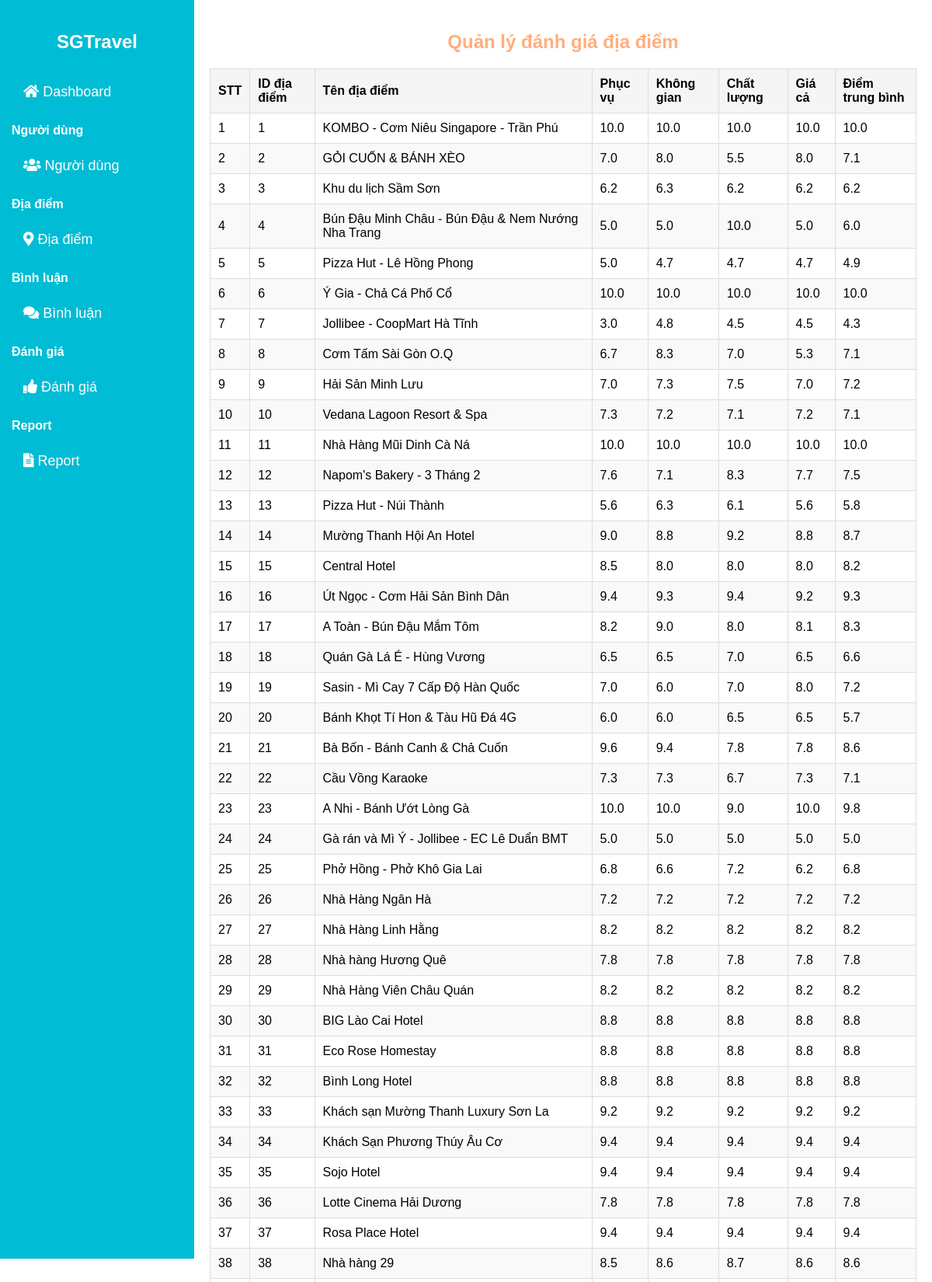
/admin/Danhgia.php (upper part), run on the app's committed database.
### tables this page shows
CREATE TABLE danh_gia (
    id INT AUTO_INCREMENT PRIMARY KEY,  
    id_dia_diem int NOT NULL, 
    phuc_vu DECIMAL(3,1) NOT NULL, 
    khong_gian DECIMAL(3,1) NOT NULL, 
    chat_luong DECIMAL(3,1) NOT NULL, 
    gia_ca DECIMAL(3,1) NOT NULL, 
    diem_trung_binh DECIMAL(3,1) DEFAULT 0, 
    FOREIGN KEY (id_dia_diem) REFERENCES dia_diem(id)
);

CREATE TABLE dia_diem (
    id INT AUTO_INCREMENT PRIMARY KEY,        
    ten_dia_diem VARCHAR(255),                
    dia_chi VARCHAR(255),                     
    so_dien_thoai VARCHAR(20),                
    mo_ta TEXT,                                
    gio_mo_cua TIME,                          
    gio_dong_cua TIME,                        
    loai_hinh VARCHAR(30) NOT NULL,           
    diem_trung_binh DECIMAL(4,2),             
    gia_ca_giao_dong VARCHAR(100),             
    hinh_anh1 TEXT DEFAULT NULL ,
    hinh_anh2 TEXT DEFAULT NULL ,
    hinh_anh3 TEXT DEFAULT NULL,
    so_luot_danh_gia INT DEFAULT 0,           
    link_dia_diem VARCHAR(500)                
);

### admin/Danhgia.php (the view, shortened to what this page needs)
<?php
$servername = "localhost";
$username = "root";
$password = "";
$dbname = "sgtravel";
$port = '3306';
$conn = new mysqli($servername, $username, $password, $dbname, $port);
$sql = "SELECT dg.id_dia_diem, dd.ten_dia_diem, dg.phuc_vu, dg.khong_gian, dg.chat_luong, dg.gia_ca, dg.diem_trung_binh
        FROM danh_gia dg
        JOIN dia_diem dd ON dg.id_dia_diem = dd.id";
$result = $conn->query($sql);
?>
<!DOCTYPE html>
<html lang="en">
<head>
  <link href="https://cdnjs.cloudflare.com/ajax/libs/font-awesome/5.15.3/css/all.min.css" rel="stylesheet">
  <link rel="stylesheet" href="../style/admin/Danhgia.css" />
  <link rel="stylesheet" href="../style/admin/sidebardash.css" />
</head>
<body>
  <div class="sidebar">
    <h2>SGTravel</h2>
    <div class="menu-section">
      <a href="../admin/Dashboard.php"><i class="fas fa-home"></i> Dashboard</a>
    </div>
    <div class="menu-section">
      <h3>Người dùng</h3>
      <a href="../admin/User.php"><i class="fas fa-users"></i> Người dùng</a>
    </div>
    <div class="menu-section">
      <h3>Địa điểm</h3>
      <a href="../admin/Diadiem.php"><i class="fas fa-map-marker-alt"></i> Địa điểm</a>
    </div>
    <div class="menu-section">
      <h3>Bình luận</h3>
      <a href="../admin/comment.php"><i class="fas fa-comments"></i> Bình luận</a>
    </div>
    <div class="menu-section">
      <h3>Đánh giá</h3>
      <a href="../admin/Danhgia.php"><i class="fas fa-thumbs-up"></i> Đánh giá</a>
    </div>
    <div class="menu-section">
      <h3>Report</h3>
      <a href="../admin/Report.php"><i class="fas fa-file-alt"></i> Report</a>
    </div>
  </div>
  <div class="container">
    <h2>Quản lý đánh giá địa điểm</h2>
    <table>
      <thead>
        <tr>
          <th>STT</th>
          <th>ID địa điểm</th>
          <th>Tên địa điểm</th>
          <th>Phục vụ</th>
          <th>Không gian</th>
          <th>Chất lượng</th>
          <th>Giá cả</th>
          <th>Điểm trung bình</th>
        </tr>
      </thead>
      <tbody>
        <?php
        if ($result->num_rows > 0) {
          $stt = 1;
          while ($row = $result->fetch_assoc()) {
            echo "<tr>
                                <td>{$stt}</td>
                                <td>{$row['id_dia_diem']}</td>
                                <td>{$row['ten_dia_diem']}</td>
                                <td>{$row['phuc_vu']}</td>
                                <td>{$row['khong_gian']}</td>
                                <td>{$row['chat_luong']}</td>
                                <td>{$row['gia_ca']}</td>
                                <td>{$row['diem_trung_binh']}</td>
                              </tr>";
            $stt++;
          }
        } else {
          echo "<tr><td colspan='8'>Không có dữ liệu</td></tr>";
        }
        ?>
      </tbody>
    </table>
  </div>
</body>
</html>

### style/admin/Danhgia.css (style rules this page uses)
body { margin: 0; font-family: Arial, sans-serif; }
.sidebar { width: 250px; background-color: #00bcd4; height: 100vh; position: fixed; padding-top: 20px; color: white; left: 0; top: 0; }
.container { max-width: calc(100% - 250px); margin-left: 250px; padding: 20px; box-sizing: border-box; }
.container h2 { text-align: center; margin-bottom: 20px; color: rgb(255, 174, 127); }
table { border-collapse: collapse; width: 100%; max-width: 1200px; margin: 0 auto; }
th, td { border: 1px solid #ddd; padding: 10px; text-align: left; }
th { background-color: #f5f5f5; font-weight: bold; }
tr:nth-child(even) { background-color: #f9f9f9; }

### style/admin/sidebardash.css (style rules this page uses)
body { margin: 0; font-family: Arial, sans-serif; }
.sidebar { width: 250px; background-color: #00bcd4; height: 200vh; position: fixed; padding-top: 20px; color: white; }
.sidebar h2 { text-align: center; margin-bottom: 30px; }
.sidebar a { display: block; color: white; padding: 10px; text-decoration: none; font-size: 18px; }
.sidebar .menu-section { margin-bottom: 20px; }
.sidebar .menu-section h3 { margin-left: 15px; font-size: 16px; }
.sidebar .menu-section a { padding-left: 30px; }

### admin/Danhgia.php (style rules this page uses)
body { margin: 0; font-family: Arial, sans-serif; }
.sidebar { width: 250px; background-color: #00bcd4; height: 100vh; position: fixed; padding-top: 20px; color: white; left: 0; top: 0; }
.container { max-width: calc(100% - 250px); margin-left: 250px; padding: 20px; box-sizing: border-box; }
.container h2 { text-align: center; margin-bottom: 20px; color: rgb(255, 174, 127); }
table { border-collapse: collapse; width: 100%; max-width: 1200px; margin: 0 auto; }
th, td { border: 1px solid #ddd; padding: 10px; text-align: left; }
th { background-color: #f5f5f5; font-weight: bold; }
tr:nth-child(even) { background-color: #f9f9f9; }
.sidebar { width: 250px; background-color: #00bcd4; height: 200vh; position: fixed; padding-top: 20px; color: white; }
.sidebar h2 { text-align: center; margin-bottom: 30px; }
.sidebar a { display: block; color: white; padding: 10px; text-decoration: none; font-size: 18px; }
.sidebar .menu-section { margin-bottom: 20px; }
.sidebar .menu-section h3 { margin-left: 15px; font-size: 16px; }
.sidebar .menu-section a { padding-left: 30px; }

### data on the page
danh_gia: id_dia_diem "1", id_dia_diem.ten_dia_diem "KOMBO - Cơm Niêu Singapore - Trần Phú", phuc_vu "10.0", khong_gian "10.0", chat_luong "10.0", gia_ca "10.0", diem_trung_binh "10.0"
danh_gia: id_dia_diem "2", id_dia_diem.ten_dia_diem "GỎI CUỐN & BÁNH XÈO", phuc_vu "7.0", khong_gian "8.0", chat_luong "5.5", gia_ca "8.0", diem_trung_binh "7.1"
danh_gia: id_dia_diem "3", id_dia_diem.ten_dia_diem "Khu du lịch Sầm Sơn", phuc_vu "6.2", khong_gian "6.3", chat_luong "6.2", gia_ca "6.2", diem_trung_binh "6.2"
danh_gia: id_dia_diem "4", id_dia_diem.ten_dia_diem "Bún Đậu Minh Châu - Bún Đậu & Nem Nướng Nha Trang", phuc_vu "5.0", khong_gian "5.0", chat_luong "10.0", gia_ca "5.0", diem_trung_binh "6.0"
danh_gia: id_dia_diem "5", id_dia_diem.ten_dia_diem "Pizza Hut - Lê Hồng Phong", phuc_vu "5.0", khong_gian "4.7", chat_luong "4.7", gia_ca "4.7", diem_trung_binh "4.9"
danh_gia: id_dia_diem "6", id_dia_diem.ten_dia_diem "Ý Gia - Chả Cá Phố Cổ", phuc_vu "10.0", khong_gian "10.0", chat_luong "10.0", gia_ca "10.0", diem_trung_binh "10.0"
danh_gia: id_dia_diem "7", id_dia_diem.ten_dia_diem "Jollibee - CoopMart Hà Tĩnh", phuc_vu "3.0", khong_gian "4.8", chat_luong "4.5", gia_ca "4.5", diem_trung_binh "4.3"
danh_gia: id_dia_diem "8", id_dia_diem.ten_dia_diem "Cơm Tấm Sài Gòn O.Q", phuc_vu "6.7", khong_gian "8.3", chat_luong "7.0", gia_ca "5.3", diem_trung_binh "7.1"
danh_gia: id_dia_diem "9", id_dia_diem.ten_dia_diem "Hải Sản Minh Lưu", phuc_vu "7.0", khong_gian "7.3", chat_luong "7.5", gia_ca "7.0", diem_trung_binh "7.2"
danh_gia: id_dia_diem "10", id_dia_diem.ten_dia_diem "Vedana Lagoon Resort & Spa", phuc_vu "7.3", khong_gian "7.2", chat_luong "7.1", gia_ca "7.2", diem_trung_binh "7.1"
danh_gia: id_dia_diem "11", id_dia_diem.ten_dia_diem "Nhà Hàng Mũi Dinh Cà Ná", phuc_vu "10.0", khong_gian "10.0", chat_luong "10.0", gia_ca "10.0", diem_trung_binh "10.0"
danh_gia: id_dia_diem "12", id_dia_diem.ten_dia_diem "Napom's Bakery - 3 Tháng 2", phuc_vu "7.6", khong_gian "7.1", chat_luong "8.3", gia_ca "7.7", diem_trung_binh "7.5"
danh_gia: id_dia_diem "13", id_dia_diem.ten_dia_diem "Pizza Hut - Núi Thành", phuc_vu "5.6", khong_gian "6.3", chat_luong "6.1", gia_ca "5.6", diem_trung_binh "5.8"
danh_gia: id_dia_diem "14", id_dia_diem.ten_dia_diem "Mường Thanh Hội An Hotel", phuc_vu "9.0", khong_gian "8.8", chat_luong "9.2", gia_ca "8.8", diem_trung_binh "8.7"
danh_gia: id_dia_diem "15", id_dia_diem.ten_dia_diem "Central Hotel", phuc_vu "8.5", khong_gian "8.0", chat_luong "8.0", gia_ca "8.0", diem_trung_binh "8.2"
danh_gia: id_dia_diem "16", id_dia_diem.ten_dia_diem "Út Ngọc - Cơm Hải Sản Bình Dân", phuc_vu "9.4", khong_gian "9.3", chat_luong "9.4", gia_ca "9.2", diem_trung_binh "9.3"
danh_gia: id_dia_diem "17", id_dia_diem.ten_dia_diem "A Toàn - Bún Đậu Mắm Tôm", phuc_vu "8.2", khong_gian "9.0", chat_luong "8.0", gia_ca "8.1", diem_trung_binh "8.3"
danh_gia: id_dia_diem "18", id_dia_diem.ten_dia_diem "Quán Gà Lá É - Hùng Vương", phuc_vu "6.5", khong_gian "6.5", chat_luong "7.0", gia_ca "6.5", diem_trung_binh "6.6"
danh_gia: id_dia_diem "19", id_dia_diem.ten_dia_diem "Sasin - Mì Cay 7 Cấp Độ Hàn Quốc", phuc_vu "7.0", khong_gian "6.0", chat_luong "7.0", gia_ca "8.0", diem_trung_binh "7.2"
danh_gia: id_dia_diem "20", id_dia_diem.ten_dia_diem "Bánh Khọt Tí Hon & Tàu Hũ Đá 4G", phuc_vu "6.0", khong_gian "6.0", chat_luong "6.5", gia_ca "6.5", diem_trung_binh "5.7"
danh_gia: id_dia_diem "21", id_dia_diem.ten_dia_diem "Bà Bốn - Bánh Canh & Chả Cuốn", phuc_vu "9.6", khong_gian "9.4", chat_luong "7.8", gia_ca "7.8", diem_trung_binh "8.6"
danh_gia: id_dia_diem "22", id_dia_diem.ten_dia_diem "Cầu Vồng Karaoke", phuc_vu "7.3", khong_gian "7.3", chat_luong "6.7", gia_ca "7.3", diem_trung_binh "7.1"
danh_gia: id_dia_diem "23", id_dia_diem.ten_dia_diem "A Nhi - Bánh Ướt Lòng Gà", phuc_vu "10.0", khong_gian "10.0", chat_luong "9.0", gia_ca "10.0", diem_trung_binh "9.8"
danh_gia: id_dia_diem "24", id_dia_diem.ten_dia_diem "Gà rán và Mì Ý - Jollibee - EC Lê Duẩn BMT", phuc_vu "5.0", khong_gian "5.0", chat_luong "5.0", gia_ca "5.0", diem_trung_binh "5.0"
danh_gia: id_dia_diem "25", id_dia_diem.ten_dia_diem "Phở Hồng - Phở Khô Gia Lai", phuc_vu "6.8", khong_gian "6.6", chat_luong "7.2", gia_ca "6.2", diem_trung_binh "6.8"
danh_gia: id_dia_diem "26", id_dia_diem.ten_dia_diem "Nhà Hàng Ngân Hà", phuc_vu "7.2", khong_gian "7.2", chat_luong "7.2", gia_ca "7.2", diem_trung_binh "7.2"
danh_gia: id_dia_diem "27", id_dia_diem.ten_dia_diem "Nhà Hàng Linh Hằng", phuc_vu "8.2", khong_gian "8.2", chat_luong "8.2", gia_ca "8.2", diem_trung_binh "8.2"
danh_gia: id_dia_diem "28", id_dia_diem.ten_dia_diem "Nhà hàng Hương Quê", phuc_vu "7.8", khong_gian "7.8", chat_luong "7.8", gia_ca "7.8", diem_trung_binh "7.8"
danh_gia: id_dia_diem "29", id_dia_diem.ten_dia_diem "Nhà Hàng Viên Châu Quán", phuc_vu "8.2", khong_gian "8.2", chat_luong "8.2", gia_ca "8.2", diem_trung_binh "8.2"
danh_gia: id_dia_diem "30", id_dia_diem.ten_dia_diem "BIG Lào Cai Hotel", phuc_vu "8.8", khong_gian "8.8", chat_luong "8.8", gia_ca "8.8", diem_trung_binh "8.8"
danh_gia: id_dia_diem "31", id_dia_diem.ten_dia_diem "Eco Rose Homestay", phuc_vu "8.8", khong_gian "8.8", chat_luong "8.8", gia_ca "8.8", diem_trung_binh "8.8"
danh_gia: id_dia_diem "32", id_dia_diem.ten_dia_diem "Bình Long Hotel", phuc_vu "8.8", khong_gian "8.8", chat_luong "8.8", gia_ca "8.8", diem_trung_binh "8.8"
danh_gia: id_dia_diem "33", id_dia_diem.ten_dia_diem "Khách sạn Mường Thanh Luxury Sơn La", phuc_vu "9.2", khong_gian "9.2", chat_luong "9.2", gia_ca "9.2", diem_trung_binh "9.2"
danh_gia: id_dia_diem "34", id_dia_diem.ten_dia_diem "Khách Sạn Phương Thúy Âu Cơ", phuc_vu "9.4", khong_gian "9.4", chat_luong "9.4", gia_ca "9.4", diem_trung_binh "9.4"
danh_gia: id_dia_diem "35", id_dia_diem.ten_dia_diem "Sojo Hotel", phuc_vu "9.4", khong_gian "9.4", chat_luong "9.4", gia_ca "9.4", diem_trung_binh "9.4"
danh_gia: id_dia_diem "36", id_dia_diem.ten_dia_diem "Lotte Cinema Hải Dương", phuc_vu "7.8", khong_gian "7.8", chat_luong "7.8", gia_ca "7.8", diem_trung_binh "7.8"
danh_gia: id_dia_diem "37", id_dia_diem.ten_dia_diem "Rosa Place Hotel", phuc_vu "9.4", khong_gian "9.4", chat_luong "9.4", gia_ca "9.4", diem_trung_binh "9.4"
danh_gia: id_dia_diem "38", id_dia_diem.ten_dia_diem "Nhà hàng 29", phuc_vu "8.5", khong_gian "8.6", chat_luong "8.7", gia_ca "8.6", diem_trung_binh "8.6"
